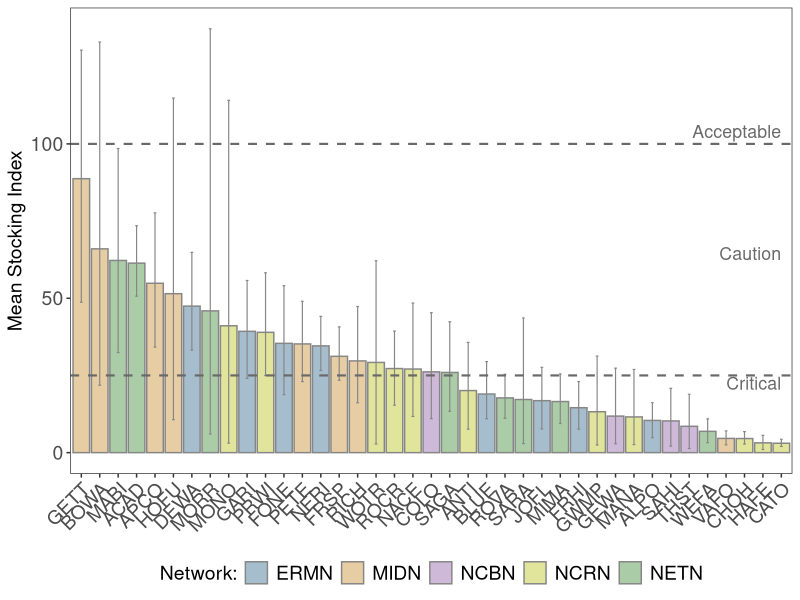
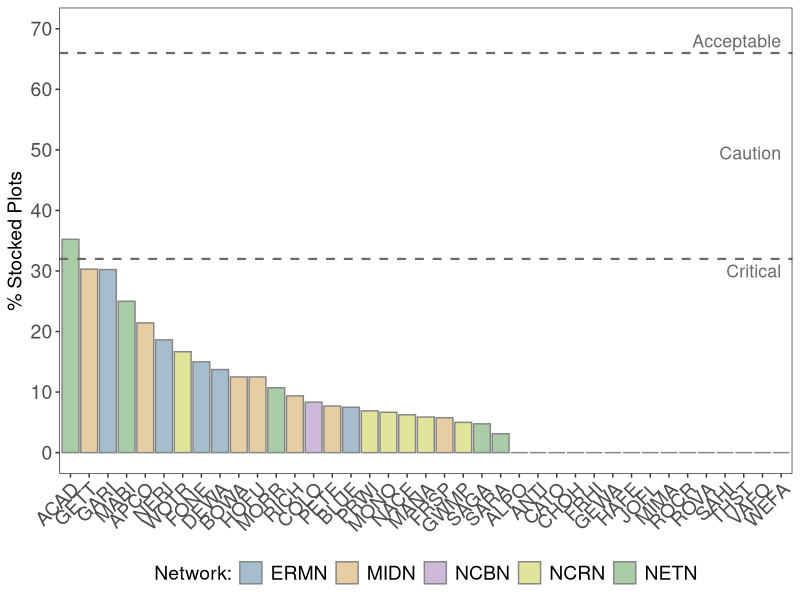
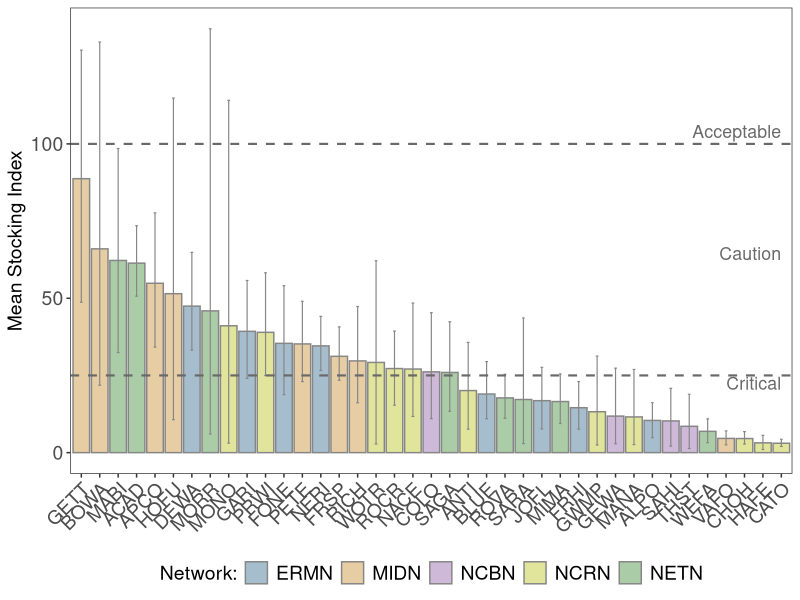
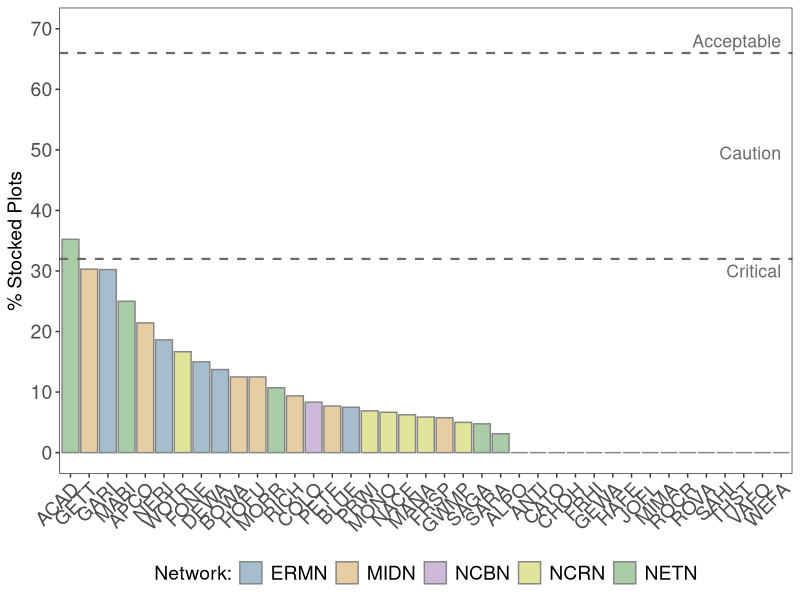

Write R code to recreate these figures, in order.
#---------------------------------------------------------------------------------------------------
# Plotting status results
#---------------------------------------------------------------------------------------------------
library(tidyverse)
library(boot)
library(grid) # for digging into str of ggplot grobs
library(gridExtra) # for ggarrange
library(gtable)

options("scipen" = 100, "digits" = 4) # keeps scientific notation from showing up

# Raw data all years
dens_df <- read.csv("./data/regen_data_2008-2019.csv")

# Cycle 3 status stats
c3_stats <- read.csv("./results/status_metric_stats.csv")

# Plotting function that sorts from high to low and color codes by network
plot_c3_status <- function(df, met, xlabel, ylabel){
  df2 <- df %>% filter(metric == met)
  df2$park_ord <- reorder(df2$park, desc(df2$mean))
  
  p <- ggplot(df2, 
              aes(x = park_ord, y = mean, fill = as.factor(Network)))+
    geom_bar(stat = 'identity', aes(fill = as.factor(Network)), col = "#868686")+ 
    geom_errorbar(aes(ymin = lower95, ymax = upper95), color = "#868686", 
                  width = 0.15, size = 0.4, na.rm = TRUE)+
    scale_fill_manual(values = c("ERMN" = "#A5BDCD", "MIDN" = "#E7CDA4", "NCBN" = "#CFB9D9", 
                                 "NCRN" = "#E1E59B", "NETN" = "#AACCA7"), 
                      name = "Network:")+
    theme_bw()+
    labs(x = xlabel, y = ylabel)+
    theme(axis.text = element_text(size = 14),
          axis.text.x = element_text(angle = 45, hjust = 1),
          axis.text.y = element_text(size = 14),
          axis.title = element_text(size = 14),
          plot.title = element_text(hjust = 0.5, size = 14, 
                                    margin = margin(t = 10, b = -15)),
          legend.title = element_text(size = 14),
          legend.text = element_text(size = 14),
          panel.background = element_blank(),
          panel.grid.major = element_blank(), 
          panel.grid.minor = element_blank(), 
          axis.line = element_blank(), 
          legend.position = 'bottom')
  
  return(p)
  
}

plot_c3_status(c3_stats, "stock_final", xlabel = NULL, ylabel = "Mean Stocking Index")+
  geom_hline(yintercept = 25, linetype = 2, lwd = 0.75, color = "DimGrey")+ #'#CD5C5C')+
  geom_text(x = 39, y = 22.5, label = "Critical", hjust = 1, size = 4.5, check_overlap = TRUE, color = "#696969")+
  geom_text(x = 39, y = 64.5, label = "Caution", hjust = 1, size = 4.5, check_overlap = TRUE, color = "#696969")+
  geom_hline(yintercept = 100, linetype = 2, lwd = 0.75, color = "DimGrey")+ #"#228B22")+
  geom_text(x = 39, y = 104, hjust = 1, label = "Acceptable", size = 4.5, check_overlap = TRUE, color = "#696969")


ggsave("./results/Figures/Fig3B_mean_stocking_index.svg", width = 11, height = 8, units = 'in')

#---- Summarize proportion of stocked plots based on deer browse index
dens_c3 <- dens_df %>% filter(cycle == 3) 

dbi_stock_c3 <- dens_c3 %>% group_by(Network, Unit_Code, lat_rank) %>% 
  mutate(avg_DBI = mean(DBI, na.rm = T)) %>% ungroup() %>% 
  mutate(stocked = case_when(avg_DBI <= 3 & stock_final >= 50 ~ 1,
                             avg_DBI > 3 & stock_final >= 100 ~ 1,
                             TRUE ~ 0))

dbi_stock_sum <- dbi_stock_c3 %>% group_by(Network, Unit_Code, lat_rank) %>% 
                   summarize(avg_stock = mean(stock_final, na.rm = TRUE),
                             avg_DBI = first(avg_DBI),
                             num_stocked = sum(stocked, na.rm = TRUE),
                             num_plots = sum(!is.na(stocked)),
                             prop_stocked = num_stocked/num_plots) %>% 
                   rename(park = Unit_Code)

dbi_stock_sum$park_ord <- reorder(dbi_stock_sum$park, desc(dbi_stock_sum$prop_stocked))

p <- 
  ggplot(dbi_stock_sum,
            aes(x = park_ord, y = prop_stocked, fill = as.factor(Network)))+
  geom_bar(stat = 'identity', aes(fill = as.factor(Network)), color = "#868686")+ 
  scale_fill_manual(values = c("ERMN" = "#A5BDCD", "MIDN" = "#E7CDA4", "NCBN" = "#CFB9D9", 
                               "NCRN" = "#E1E59B", "NETN" = "#AACCA7"), 
                    name = "Network:")+
  scale_y_continuous(limits = c(0, 0.7), breaks = c(0, 0.1, 0.2, 0.3, 0.4, 0.5, 0.6, 0.7), 
                     labels = c("0", "10", "20", "30", "40", "50", "60", "70"))+  
  theme_bw()+
  labs(x = NULL, y = "% Stocked Plots")+
  theme(axis.text = element_text(size = 14),
        axis.text.x = element_text(angle = 45, hjust = 1),
        axis.title = element_text(size = 14),
        plot.title = element_text(hjust = 0.5, size = 14, 
                                  margin = margin(t = 10, b = -15)),
        legend.title = element_text(size = 14),
        legend.text = element_text(size = 14),
        panel.background = element_blank(),
        panel.grid.major = element_blank(), 
        panel.grid.minor = element_blank(), 
        axis.line = element_blank(), 
        legend.position = 'bottom')+
  geom_hline(yintercept = 0.32, lty = 2, lwd = 0.75, color = "#696969")+
  geom_text(x = 39, y = 0.30, label = "Critical", hjust = 1, size = 4.5, check_overlap = TRUE, color = "#696969")+
  geom_hline(yintercept = 0.66, lty = 2, lwd = 0.75, color = "#696969")+
  geom_text(x = 39, y = 0.495, label = "Caution", hjust = 1, size = 4.5, check_overlap = TRUE, color = "#696969")+
  geom_text(x = 39, y = 0.68, hjust = 1, label = "Acceptable", size = 4.5, check_overlap = TRUE, color = "#696969")
  
p
ggsave("./results/Figures/Fig3A_pct_stocked.svg", width = 11, height = 8, units = 'in')
